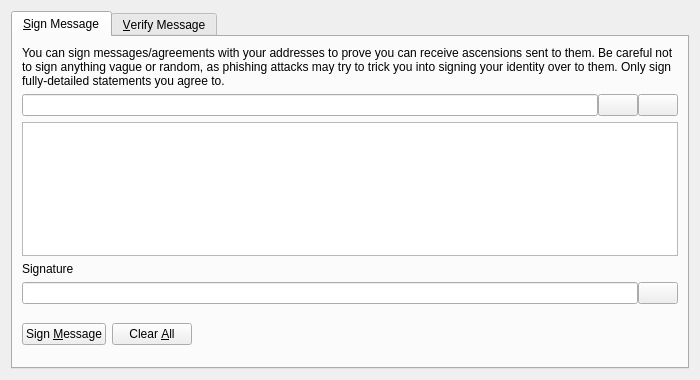
<?xml version="1.0" encoding="UTF-8"?>
<ui version="4.0">
 <class>SignVerifyMessageDialog</class>
 <widget class="QDialog" name="SignVerifyMessageDialog">
  <property name="geometry">
   <rect>
    <x>0</x>
    <y>0</y>
    <width>700</width>
    <height>380</height>
   </rect>
  </property>
  <property name="windowTitle">
   <string>Signatures - Sign / Verify a Message</string>
  </property>
  <property name="modal">
   <bool>true</bool>
  </property>
  <layout class="QVBoxLayout" name="verticalLayout">
   <item>
    <widget class="QTabWidget" name="tabWidget">
     <property name="currentIndex">
      <number>0</number>
     </property>
     <widget class="QWidget" name="tabSignMessage">
      <attribute name="title">
       <string>&amp;Sign Message</string>
      </attribute>
      <layout class="QVBoxLayout" name="verticalLayout_SM">
       <item>
        <widget class="QLabel" name="infoLabel_SM">
         <property name="text">
          <string>You can sign messages/agreements with your addresses to prove you can receive ascensions sent to them. Be careful not to sign anything vague or random, as phishing attacks may try to trick you into signing your identity over to them. Only sign fully-detailed statements you agree to.</string>
         </property>
         <property name="textFormat">
          <enum>Qt::PlainText</enum>
         </property>
         <property name="wordWrap">
          <bool>true</bool>
         </property>
        </widget>
       </item>
       <item>
        <layout class="QHBoxLayout" name="horizontalLayout_1_SM">
         <property name="spacing">
          <number>0</number>
         </property>
         <item>
          <widget class="QValidatedLineEdit" name="addressIn_SM">
           <property name="toolTip">
            <string>The Ascension address to sign the message with</string>
           </property>
          </widget>
         </item>
         <item>
          <widget class="QPushButton" name="addressBookButton_SM">
           <property name="toolTip">
            <string>Choose previously used address</string>
           </property>
           <property name="text">
            <string/>
           </property>
           <property name="icon">
            <iconset resource="../bitcoin.qrc">
             <normaloff>:/icons/address-book</normaloff>:/icons/address-book</iconset>
           </property>
           <property name="shortcut">
            <string>Alt+A</string>
           </property>
           <property name="autoDefault">
            <bool>false</bool>
           </property>
          </widget>
         </item>
         <item>
          <widget class="QPushButton" name="pasteButton_SM">
           <property name="toolTip">
            <string>Paste address from clipboard</string>
           </property>
           <property name="text">
            <string/>
           </property>
           <property name="icon">
            <iconset resource="../bitcoin.qrc">
             <normaloff>:/icons/editpaste</normaloff>:/icons/editpaste</iconset>
           </property>
           <property name="shortcut">
            <string>Alt+P</string>
           </property>
           <property name="autoDefault">
            <bool>false</bool>
           </property>
          </widget>
         </item>
        </layout>
       </item>
       <item>
        <widget class="QPlainTextEdit" name="messageIn_SM">
         <property name="toolTip">
          <string>Enter the message you want to sign here</string>
         </property>
        </widget>
       </item>
       <item>
        <widget class="QLabel" name="signatureLabel_SM">
         <property name="text">
          <string>Signature</string>
         </property>
         <property name="textFormat">
          <enum>Qt::PlainText</enum>
         </property>
        </widget>
       </item>
       <item>
        <layout class="QHBoxLayout" name="horizontalLayout_2_SM">
         <property name="spacing">
          <number>0</number>
         </property>
         <item>
          <widget class="QLineEdit" name="signatureOut_SM">
           <property name="font">
            <font>
             <italic>true</italic>
            </font>
           </property>
           <property name="readOnly">
            <bool>true</bool>
           </property>
          </widget>
         </item>
         <item>
          <widget class="QPushButton" name="copySignatureButton_SM">
           <property name="toolTip">
            <string>Copy the current signature to the system clipboard</string>
           </property>
           <property name="text">
            <string/>
           </property>
           <property name="icon">
            <iconset resource="../bitcoin.qrc">
             <normaloff>:/icons/editcopy</normaloff>:/icons/editcopy</iconset>
           </property>
           <property name="autoDefault">
            <bool>false</bool>
           </property>
          </widget>
         </item>
        </layout>
       </item>
       <item>
        <layout class="QHBoxLayout" name="horizontalLayout_3_SM">
         <item>
          <widget class="QPushButton" name="signMessageButton_SM">
           <property name="toolTip">
            <string>Sign the message to prove you own this Ascension address</string>
           </property>
           <property name="text">
            <string>Sign &amp;Message</string>
           </property>
           <property name="icon">
            <iconset resource="../bitcoin.qrc">
             <normaloff>:/icons/edit</normaloff>:/icons/edit</iconset>
           </property>
           <property name="autoDefault">
            <bool>false</bool>
           </property>
          </widget>
         </item>
         <item>
          <widget class="QPushButton" name="clearButton_SM">
           <property name="toolTip">
            <string>Reset all sign message fields</string>
           </property>
           <property name="text">
            <string>Clear &amp;All</string>
           </property>
           <property name="icon">
            <iconset resource="../bitcoin.qrc">
             <normaloff>:/icons/remove</normaloff>:/icons/remove</iconset>
           </property>
           <property name="autoDefault">
            <bool>false</bool>
           </property>
          </widget>
         </item>
         <item>
          <spacer name="horizontalSpacer_1_SM">
           <property name="orientation">
            <enum>Qt::Horizontal</enum>
           </property>
           <property name="sizeHint" stdset="0">
            <size>
             <width>40</width>
             <height>48</height>
            </size>
           </property>
          </spacer>
         </item>
         <item>
          <widget class="QLabel" name="statusLabel_SM">
           <property name="font">
            <font>
             <weight>75</weight>
             <bold>true</bold>
            </font>
           </property>
           <property name="text">
            <string/>
           </property>
           <property name="wordWrap">
            <bool>true</bool>
           </property>
          </widget>
         </item>
         <item>
          <spacer name="horizontalSpacer_2_SM">
           <property name="orientation">
            <enum>Qt::Horizontal</enum>
           </property>
           <property name="sizeHint" stdset="0">
            <size>
             <width>40</width>
             <height>48</height>
            </size>
           </property>
          </spacer>
         </item>
        </layout>
       </item>
      </layout>
     </widget>
     <widget class="QWidget" name="tabVerifyMessage">
      <attribute name="title">
       <string>&amp;Verify Message</string>
      </attribute>
      <layout class="QVBoxLayout" name="verticalLayout_VM">
       <item>
        <widget class="QLabel" name="infoLabel_VM">
         <property name="text">
          <string>Enter the receiver's address, message (ensure you copy line breaks, spaces, tabs, etc. exactly) and signature below to verify the message. Be careful not to read more into the signature than what is in the signed message itself, to avoid being tricked by a man-in-the-middle attack. Note that this only proves the signing party receives with the address, it cannot prove sendership of any transaction!</string>
         </property>
         <property name="textFormat">
          <enum>Qt::PlainText</enum>
         </property>
         <property name="alignment">
          <set>Qt::AlignLeading|Qt::AlignLeft|Qt::AlignTop</set>
         </property>
         <property name="wordWrap">
          <bool>true</bool>
         </property>
        </widget>
       </item>
       <item>
        <layout class="QHBoxLayout" name="horizontalLayout_1_VM">
         <property name="spacing">
          <number>0</number>
         </property>
         <item>
          <widget class="QValidatedLineEdit" name="addressIn_VM">
           <property name="toolTip">
            <string>The Ascension address the message was signed with</string>
           </property>
          </widget>
         </item>
         <item>
          <widget class="QPushButton" name="addressBookButton_VM">
           <property name="toolTip">
            <string>Choose previously used address</string>
           </property>
           <property name="text">
            <string/>
           </property>
           <property name="icon">
            <iconset resource="../bitcoin.qrc">
             <normaloff>:/icons/address-book</normaloff>:/icons/address-book</iconset>
           </property>
           <property name="shortcut">
            <string>Alt+A</string>
           </property>
           <property name="autoDefault">
            <bool>false</bool>
           </property>
          </widget>
         </item>
        </layout>
       </item>
       <item>
        <widget class="QPlainTextEdit" name="messageIn_VM"/>
       </item>
       <item>
        <widget class="QValidatedLineEdit" name="signatureIn_VM"/>
       </item>
       <item>
        <layout class="QHBoxLayout" name="horizontalLayout_2_VM">
         <item>
          <widget class="QPushButton" name="verifyMessageButton_VM">
           <property name="toolTip">
            <string>Verify the message to ensure it was signed with the specified Ascension address</string>
           </property>
           <property name="text">
            <string>Verify &amp;Message</string>
           </property>
           <property name="icon">
            <iconset resource="../bitcoin.qrc">
             <normaloff>:/icons/transaction_0</normaloff>:/icons/transaction_0</iconset>
           </property>
           <property name="autoDefault">
            <bool>false</bool>
           </property>
          </widget>
         </item>
         <item>
          <widget class="QPushButton" name="clearButton_VM">
           <property name="toolTip">
            <string>Reset all verify message fields</string>
           </property>
           <property name="text">
            <string>Clear &amp;All</string>
           </property>
           <property name="icon">
            <iconset resource="../bitcoin.qrc">
             <normaloff>:/icons/remove</normaloff>:/icons/remove</iconset>
           </property>
           <property name="autoDefault">
            <bool>false</bool>
           </property>
          </widget>
         </item>
         <item>
          <spacer name="horizontalSpacer_1_VM">
           <property name="orientation">
            <enum>Qt::Horizontal</enum>
           </property>
           <property name="sizeHint" stdset="0">
            <size>
             <width>40</width>
             <height>48</height>
            </size>
           </property>
          </spacer>
         </item>
         <item>
          <widget class="QLabel" name="statusLabel_VM">
           <property name="font">
            <font>
             <weight>75</weight>
             <bold>true</bold>
            </font>
           </property>
           <property name="text">
            <string/>
           </property>
           <property name="wordWrap">
            <bool>true</bool>
           </property>
          </widget>
         </item>
         <item>
          <spacer name="horizontalSpacer_2_VM">
           <property name="orientation">
            <enum>Qt::Horizontal</enum>
           </property>
           <property name="sizeHint" stdset="0">
            <size>
             <width>40</width>
             <height>48</height>
            </size>
           </property>
          </spacer>
         </item>
        </layout>
       </item>
      </layout>
     </widget>
    </widget>
   </item>
  </layout>
 </widget>
 <customwidgets>
  <customwidget>
   <class>QValidatedLineEdit</class>
   <extends>QLineEdit</extends>
   <header>qvalidatedlineedit.h</header>
  </customwidget>
 </customwidgets>
 <resources>
  <include location="../bitcoin.qrc"/>
 </resources>
 <connections/>
</ui>
